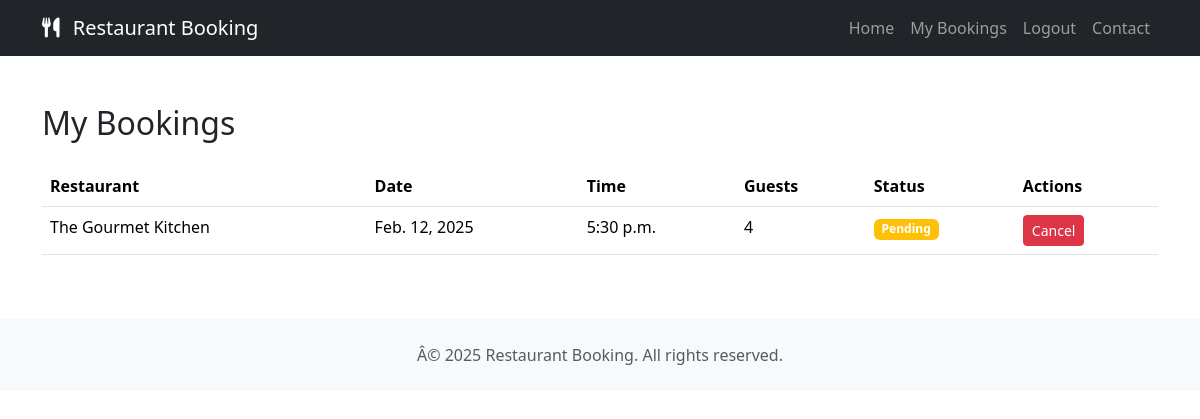
The app's page /bookings/ (signed in), older data.
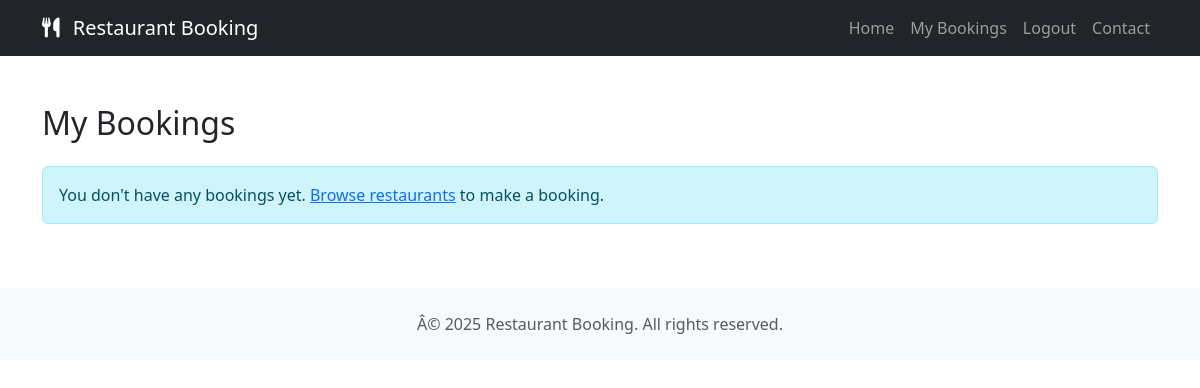
The same page, newer data.
### restaurant/models.py (models this page shows, shortened)
class Booking(models.Model):
    STATUS_CHOICES = [
        ('pending', 'Pending'),
        ('confirmed', 'Confirmed'),
        ('cancelled', 'Cancelled'),
    ]
    user = models.ForeignKey(User, on_delete=models.CASCADE)
    restaurant = models.ForeignKey(Restaurant, on_delete=models.CASCADE)
    table = models.ForeignKey(Table, on_delete=models.CASCADE, null=True, blank=True)  # Optional table assignment
    time_slot = models.ForeignKey(TimeSlot, on_delete=models.CASCADE, null=True, blank=True)  # Optional time slot
    date = models.DateField()
    time = models.TimeField()
    number_of_guests = models.PositiveIntegerField()
    special_requests = models.TextField(blank=True, null=True)
    status = models.CharField(max_length=20, choices=STATUS_CHOICES, default='pending')
    created_at = models.DateTimeField(auto_now_add=True)
    updated_at = models.DateTimeField(auto_now=True)
    class Meta:
        ordering = ['-date', '-time']  # Orders bookings by date and time, most recent first

class Restaurant(models.Model):
    name = models.CharField(max_length=100)
    address = models.CharField(max_length=200)
    description = models.TextField(blank=True)
    opening_time = models.TimeField(default=datetime.strptime('09:00', '%H:%M').time())
    closing_time = models.TimeField(default=datetime.strptime('22:00', '%H:%M').time())
    capacity = models.IntegerField(default=50)
    contact_number = models.CharField(max_length=20)
    email = models.EmailField()

### restaurant/views.py (the view)
# urls.py: path('bookings/', views.my_bookings, name='my_bookings'),
@login_required
def my_bookings(request):
    bookings = Booking.objects.filter(user=request.user).order_by('-date', '-time')
    return render(request, 'restaurant/my_bookings.html', {
        'bookings': bookings
    })

### restaurant/templates/restaurant/my_bookings.html
{% extends "base.html" %}
{% block content %}
<div class="container my-5">
    <div class="row">
        <div class="col-12">
            <h2 class="mb-4">My Bookings</h2>
            {% if bookings %}
                <div class="table-responsive">
                    <table class="table table-hover">
                        <thead>
                            <tr>
                                <th>Restaurant</th>
                                <th>Date</th>
                                <th>Time</th>
                                <th>Guests</th>
                                <th>Status</th>
                                <th>Actions</th>
                            </tr>
                        </thead>
                        <tbody>
                            {% for booking in bookings %}
                            <tr>
                                <td>{{ booking.restaurant.name }}</td>
                                <td>{{ booking.date }}</td>
                                <td>{{ booking.time }}</td>
                                <td>{{ booking.number_of_guests }}</td>
                                <td>
                                    <span class="badge {% if booking.status == 'confirmed' %}bg-success{% elif booking.status == 'pending' %}bg-warning{% else %}bg-danger{% endif %}">
                                        {{ booking.status|title }}
                                    </span>
                                </td>
                                <td>
                                    {% if booking.status != 'cancelled' %}
                                        <a href="{% url 'cancel_booking' booking.id %}" class="btn btn-danger btn-sm" onclick="return confirm('Are you sure you want to cancel this booking?')">
                                            Cancel
                                        </a>
                                    {% endif %}
                                </td>
                            </tr>
                            {% endfor %}
                        </tbody>
                    </table>
                </div>
            {% else %}
                <div class="alert alert-info">
                    You don't have any bookings yet.
                    <a href="{% url 'restaurant_list' %}">Browse restaurants</a> to make a booking.
                </div>
            {% endif %}
        </div>
    </div>
</div>
{% endblock %}

Row changes from the older to the newer data that the page shows:
removed Booking: restaurant.name "The Gourmet Kitchen", date "Feb. 12, 2025", time "5:30 p.m.", number_of_guests "4", status "Pending", shows "Cancel"
Text that changed along with them:
text no longer shown: "Restaurant Date Time Guests Status Actions"
text now shown: "You don't have any bookings yet. Browse restaurants to make a booking."
